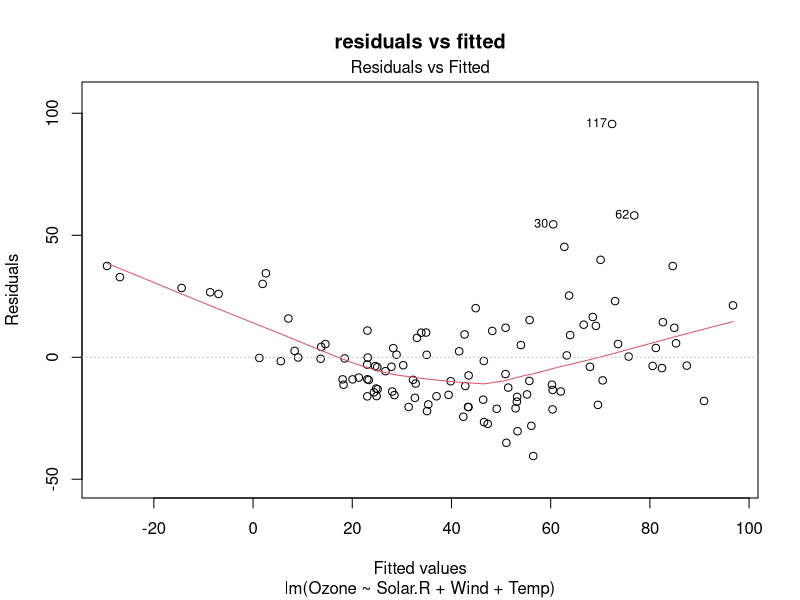
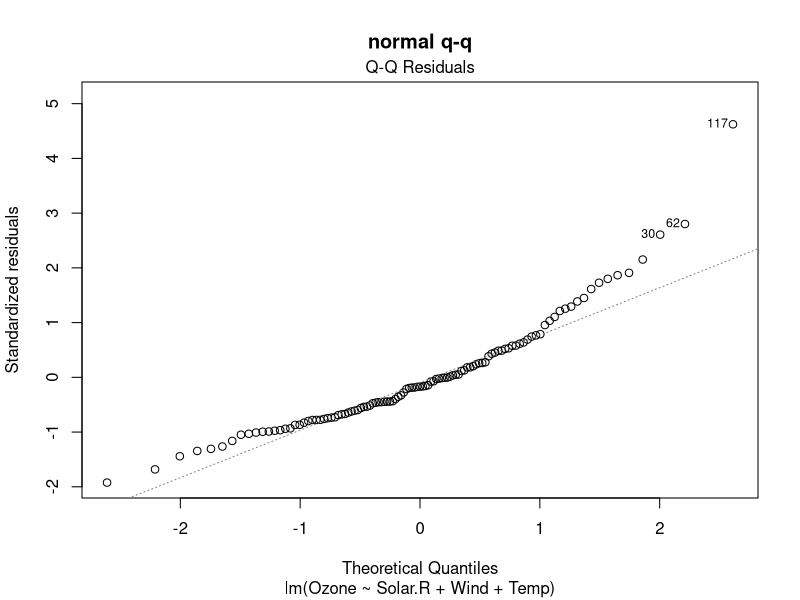
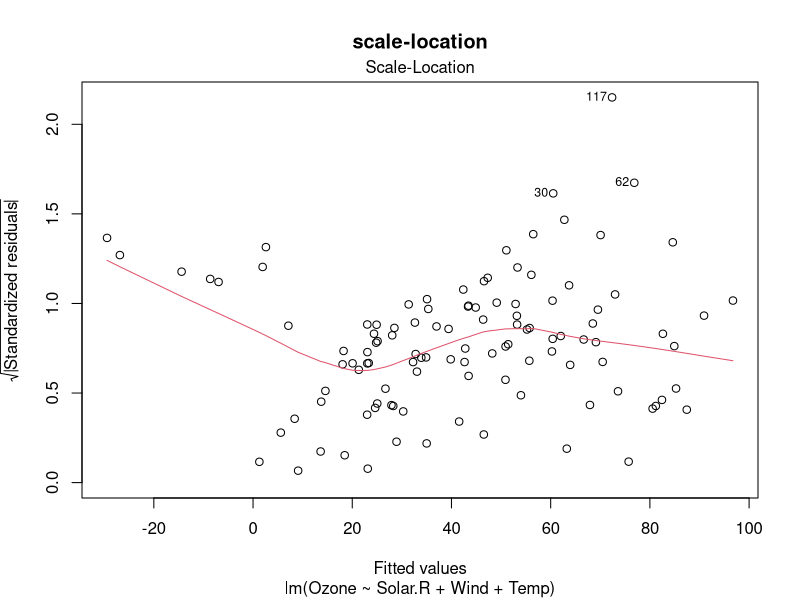
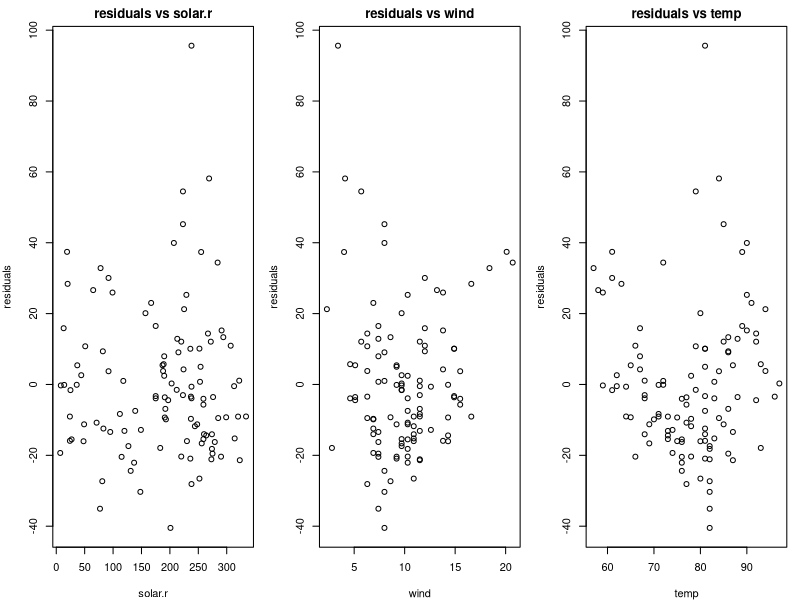

Generate these figures, in order, with R:
# introduction
# objective is to fit multiple linear regression on airquality data
# performing residual diagnostics to validate assumptions

# data description
# dataset used is airquality
# response variable is ozone
# predictors are solar.r, wind, and temp
# missing values are handled by removing them

# part a data handling and model fitting

# 1 loading data
data(airquality)
print(head(airquality))

# 2 identifying variables with missing values
# removing incomplete observations
print("missing values in each column")
print(colSums(is.na(airquality)))
air_clean <- na.omit(airquality)
print("dimensions after removing na")
print(dim(air_clean))

# 3 fitting multiple linear regression model
model <- lm(Ozone ~ Solar.R + Wind + Temp, data = air_clean)
print(summary(model))
?airquality

# 4 fitted regression equation
# ozone = -64.34 + 0.059*solar.r - 3.33*wind + 1.65*temp

# 5 comments on model
# overall significance
print("p-value is < 2.2e-16, model is highly significant")
# coefficient of determination
print("r-squared is 0.6059, 60.59% variance explained")

# part b residual extraction

# 6 extracting raw residuals and fitted values
raw_residuals <- residuals(model)
fitted_values <- fitted(model)

print("first 6 raw residuals")
print(head(raw_residuals))
print("first 6 fitted values")
print(head(fitted_values))

# 7 formula for residual
# residual = observed y - fitted y
# importance: residuals help in checking model assumptions like normality

# part c residual diagnostics

# 8 residuals vs fitted plot
plot(model, which = 1, main = "residuals vs fitted")
print("red line is horizontal, linearity holds")
print("points randomly scattered, homoscedasticity holds")

# 9 normal q-q plot
plot(model, which = 2, main = "normal q-q")
print("points fall on the line, normality assumption satisfied")

# 10 scale-location plot
plot(model, which = 3, main = "scale-location")
print("no patterns, equal variance assumption holds")

# 11 residuals vs predictors
# adjusting margins to avoid error
par(mfrow = c(1, 3), mar = c(4, 4, 2, 1))
plot(air_clean$Solar.R, raw_residuals, main = "residuals vs solar.r", xlab = "solar.r", ylab = "residuals")
plot(air_clean$Wind, raw_residuals, main = "residuals vs wind", xlab = "wind", ylab = "residuals")
plot(air_clean$Temp, raw_residuals, main = "residuals vs temp", xlab = "temp", ylab = "residuals")
par(mfrow = c(1, 1), mar = c(5, 4, 4, 2) + 0.1)

print("random scatter in predictor plots, no systematic patterns")

# part d interpretation and conclusion

# 16 diagnostic results
# interpretation
# based on the plots, linearity and homoscedasticity are satisfied
# normality of residuals is also satisfied from q-q plot
# no systematic patterns vs predictors
# conclusion
# the model assumptions are valid
# the model is adequate for this data
